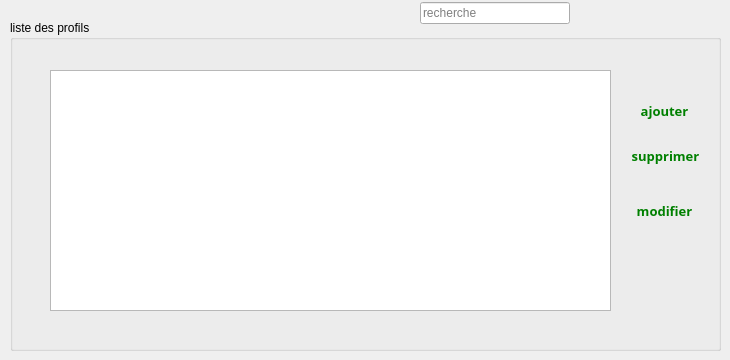
      <widget class="QWidget" name="tab">
       <attribute name="title">
        <string>Profiles</string>
       </attribute>
       <widget class="QGroupBox" name="groupBox">
        <property name="geometry">
         <rect>
          <x>10</x>
          <y>20</y>
          <width>711</width>
          <height>331</height>
         </rect>
        </property>
        <property name="title">
         <string>liste des profils</string>
        </property>
        <widget class="QTableView" name="tabprofil">
         <property name="geometry">
          <rect>
           <x>40</x>
           <y>50</y>
           <width>561</width>
           <height>241</height>
          </rect>
         </property>
         <property name="baseSize">
          <size>
           <width>60</width>
           <height>60</height>
          </size>
         </property>
         <property name="styleSheet">
          <string notr="true">color:green;</string>
         </property>
        </widget>
        <widget class="QPushButton" name="ajouter_profile">
         <property name="geometry">
          <rect>
           <x>609</x>
           <y>80</y>
           <width>91</width>
           <height>21</height>
          </rect>
         </property>
         <property name="font">
          <font>
           <family>MV Boli</family>
           <pointsize>10</pointsize>
           <weight>75</weight>
           <bold>true</bold>
          </font>
         </property>
         <property name="styleSheet">
          <string notr="true">color:green;</string>
         </property>
         <property name="text">
          <string>ajouter</string>
         </property>
         <property name="icon">
          <iconset resource="resources.qrc">
           <normaloff>:/img/resources/add.png</normaloff>:/img/resources/add.png</iconset>
         </property>
         <property name="flat">
          <bool>true</bool>
         </property>
        </widget>
        <widget class="QPushButton" name="modifier_profile">
         <property name="geometry">
          <rect>
           <x>609</x>
           <y>180</y>
           <width>91</width>
           <height>21</height>
          </rect>
         </property>
         <property name="font">
          <font>
           <family>MV Boli</family>
           <pointsize>10</pointsize>
           <weight>75</weight>
           <bold>true</bold>
          </font>
         </property>
         <property name="styleSheet">
          <string notr="true">color:green;</string>
         </property>
         <property name="text">
          <string>modifier</string>
         </property>
         <property name="icon">
          <iconset resource="resources.qrc">
           <normaloff>:/img/resources/settings.png</normaloff>:/img/resources/settings.png</iconset>
         </property>
         <property name="flat">
          <bool>true</bool>
         </property>
        </widget>
        <widget class="QPushButton" name="supprimer_profile">
         <property name="geometry">
          <rect>
           <x>610</x>
           <y>120</y>
           <width>91</width>
           <height>31</height>
          </rect>
         </property>
         <property name="font">
          <font>
           <family>MV Boli</family>
           <pointsize>10</pointsize>
           <weight>75</weight>
           <bold>true</bold>
          </font>
         </property>
         <property name="styleSheet">
          <string notr="true">color:green;</string>
         </property>
         <property name="text">
          <string>supprimer</string>
         </property>
         <property name="icon">
          <iconset resource="resources.qrc">
           <normaloff>:/img/resources/Delete.png</normaloff>:/img/resources/Delete.png</iconset>
         </property>
         <property name="flat">
          <bool>true</bool>
         </property>
        </widget>
       </widget>
       <widget class="QWidget" name="layoutWidget">
        <property name="geometry">
         <rect>
          <x>420</x>
          <y>0</y>
          <width>196</width>
          <height>26</height>
         </rect>
        </property>
        <layout class="QHBoxLayout" name="horizontalLayout_13">
         <item>
          <widget class="QLineEdit" name="lineEdit_cher">
           <property name="inputMethodHints">
            <set>Qt::ImhNone</set>
           </property>
           <property name="inputMask">
            <string/>
           </property>
           <property name="text">
            <string/>
           </property>
           <property name="placeholderText">
            <string>recherche</string>
           </property>
          </widget>
         </item>
         <item>
          <widget class="QPushButton" name="recherche_profile">
           <property name="text">
            <string/>
           </property>
           <property name="icon">
            <iconset resource="resources.qrc">
             <normaloff>:/img/resources/loop.png</normaloff>:/img/resources/loop.png</iconset>
           </property>
           <property name="flat">
            <bool>true</bool>
           </property>
          </widget>
         </item>
        </layout>
       </widget>
       <widget class="QWidget" name="layoutWidget">
        <property name="geometry">
         <rect>
          <x>350</x>
          <y>0</y>
          <width>64</width>
          <height>26</height>
         </rect>
        </property>
        <layout class="QHBoxLayout" name="horizontalLayout_14">
         <item>
          <widget class="QPushButton" name="trieup_profile">
           <property name="text">
            <string/>
           </property>
           <property name="icon">
            <iconset resource="resources.qrc">
             <normaloff>:/img/resources/up.png</normaloff>:/img/resources/up.png</iconset>
           </property>
           <property name="flat">
            <bool>true</bool>
           </property>
          </widget>
         </item>
         <item>
          <widget class="QPushButton" name="triedown_profile">
           <property name="text">
            <string/>
           </property>
           <property name="icon">
            <iconset resource="resources.qrc">
             <normaloff>:/img/resources/down.png</normaloff>:/img/resources/down.png</iconset>
           </property>
           <property name="flat">
            <bool>true</bool>
           </property>
          </widget>
         </item>
        </layout>
       </widget>
      </widget>
